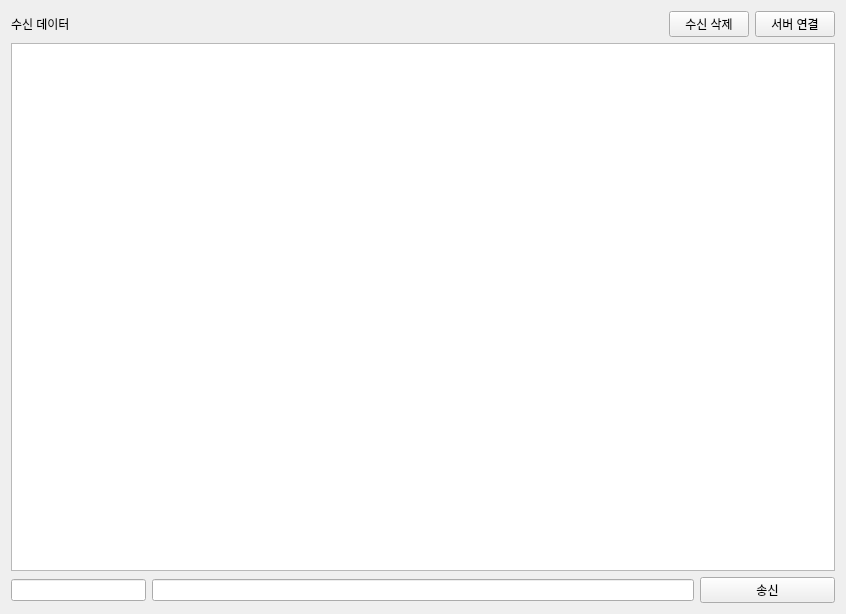
<?xml version="1.0" encoding="UTF-8"?>
<ui version="4.0">
 <class>Socket</class>
 <widget class="QWidget" name="Socket">
  <property name="geometry">
   <rect>
    <x>0</x>
    <y>0</y>
    <width>846</width>
    <height>614</height>
   </rect>
  </property>
  <property name="windowTitle">
   <string>Form</string>
  </property>
  <layout class="QVBoxLayout" name="verticalLayout" stretch="1,8,1">
   <item>
    <layout class="QHBoxLayout" name="horizontalLayout" stretch="9,1,1">
     <item>
      <widget class="QLabel" name="label">
       <property name="text">
        <string>수신 데이터</string>
       </property>
      </widget>
     </item>
     <item>
      <widget class="QPushButton" name="pPBRecvDataClear">
       <property name="text">
        <string>수신 삭제</string>
       </property>
      </widget>
     </item>
     <item>
      <widget class="QPushButton" name="pPBServerConnect">
       <property name="text">
        <string>서버 연결</string>
       </property>
       <property name="checkable">
        <bool>true</bool>
       </property>
      </widget>
     </item>
    </layout>
   </item>
   <item>
    <widget class="QTextEdit" name="pTERecvData"/>
   </item>
   <item>
    <layout class="QHBoxLayout" name="horizontalLayout_2" stretch="2,8,2">
     <item>
      <widget class="QLineEdit" name="pLEClientID"/>
     </item>
     <item>
      <widget class="QLineEdit" name="pLESendData"/>
     </item>
     <item>
      <widget class="QPushButton" name="pPBSend">
       <property name="text">
        <string>송신</string>
       </property>
      </widget>
     </item>
    </layout>
   </item>
  </layout>
 </widget>
 <resources/>
 <connections/>
</ui>
